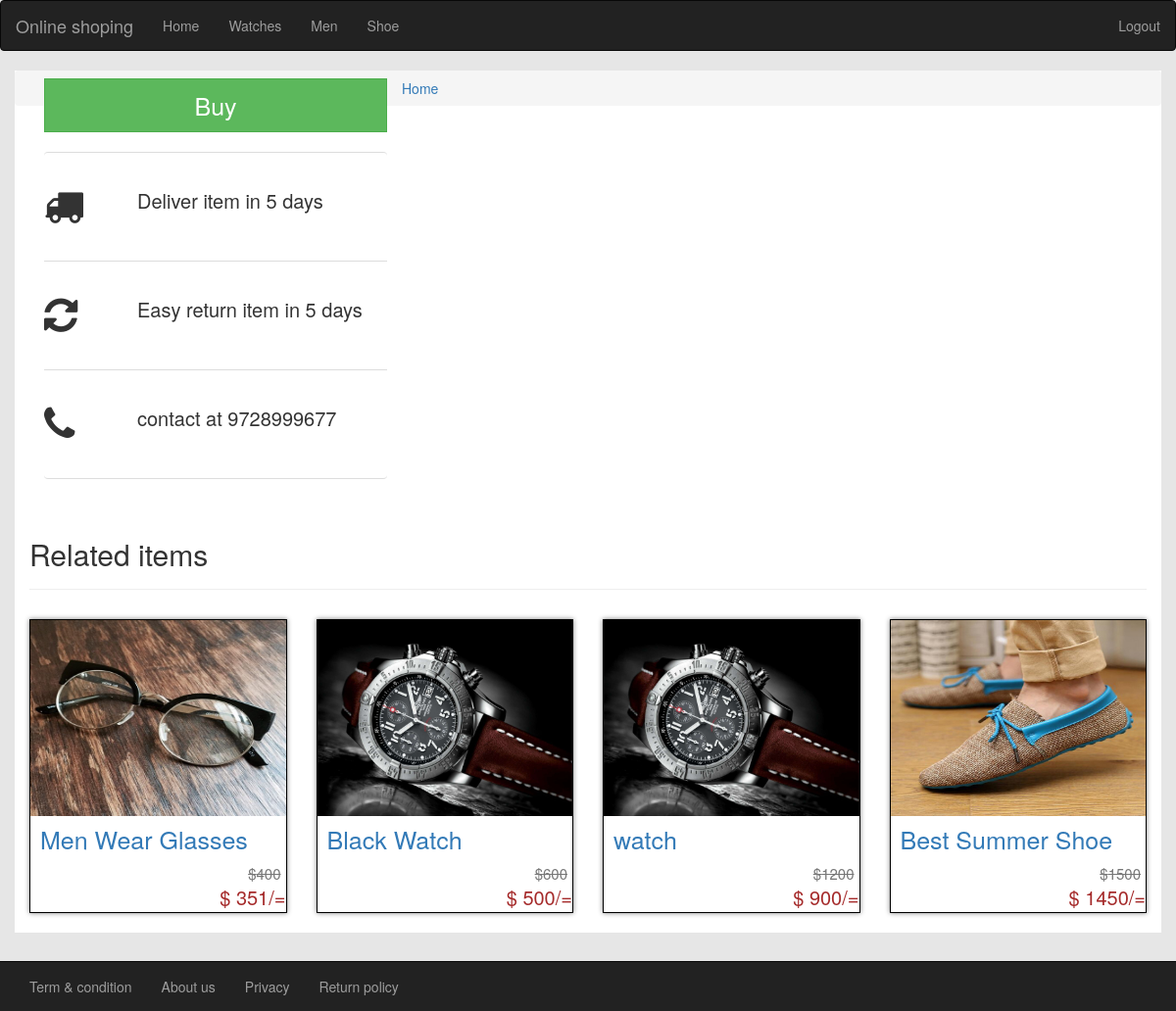
Page /item1.php on the committed database.
### tables this page shows
CREATE TABLE `items_cat` (
  `cat_id` int(11) NOT NULL,
  `cat_name` text NOT NULL,
  `cat_slug` text NOT NULL
);

CREATE TABLE `items` (
  `item_id` int(11) NOT NULL,
  `item_image` text NOT NULL,
  `item_title` text NOT NULL,
  `item_description` text NOT NULL,
  `item_cat` text NOT NULL,
  `item_qty` int(11) NOT NULL,
  `item_cost` int(11) NOT NULL,
  `item_price` int(11) NOT NULL,
  `item_discount` int(11) NOT NULL,
  `item_delivery` int(11) NOT NULL
);

### item1.php (the view, shortened to what this page needs)
<?php include "includes/db.php"; ?>
<html>
<head>
	<link rel="stylesheet" href="css/bootstrap.css">
	<link rel="stylesheet" href="css/sheet.css">
    <link rel="stylesheet" href="css/font-awesome.css">
</head>
<body >
	<?php include 'includes/header1.php'?>
	<div class="container">
	<div class="row">
	<ol class="breadcrumb">
		<li><a href= "project1.php">Home</a></li>
	<aside class="col-md-4">
<a href="buy1.php?chk_item_id=<?php echo $item_id ; ?>" class="btn btn-success btn-lg btn-block">Buy</a>
<br>
<ul class="list-group">
<li class="list-group-item">
<div class="row">
<div class="col-md-3"><i class="fa fa-truck fa-2x"></i></div>
<div class="col-md-9">Deliver item in 5 days</div>
</div>
</li>
<li class="list-group-item">
<div class="row">
<div class="col-md-3"><i class="fa fa-refresh fa-2x"></i></div>
<div class="col-md-9">Easy return item in 5 days</div>
</div>
</li>
<li class="list-group-item">
<div class="row">
<div class="col-md-3"><i class="fa fa-phone fa-2x"></i></div>
<div class="col-md-9">contact at 9728999677</div>
</div>
</li>
</ul>
</aside>
</div>
<div class="page-header">
<h2>Related items</h2>
</div>
<section class="row">
<?php
$rel_sql="SELECT * FROM items ORDER BY rand() LIMIT 4";
$rel_run=mysqli_query($conn,$rel_sql);
while($rel_rows = mysqli_fetch_assoc($rel_run))
{
	$item_title=str_replace(' ','-',$rel_rows['item_title']);
	$discounted_price=$rel_rows['item_price']-$rel_rows['item_discount'];
	echo "
	    <div class='col-md-3'>
          <div class='col-md-12 single-item nopadding'>
            <div class='top '><img src='$rel_rows[item_image]' class='img-responsive' alt=''></div>
            <div class='bottom'>
         <h3 class='item-title'><a href='item1.php?item_id=$rel_rows[item_id]&item_title=$item_title'>$rel_rows[item_title]</a></h3>
         <div class='pull-right cutted-price text-muted'><del>$$rel_rows[item_price]</del></div>
         <div class='clearfix'></div>
         <div class='pull-right discount-price'>$ $discounted_price/=</div>
		 </div>
        </div>
    </div>
	";
}
?>
</section>
	</div>
	 <br>
	 <br>
	 <br>
	 <br>
	<?php include 'includes/footer1.php'?>
</body>
</html>

### includes/header1.php
	<nav class="navbar navbar-inverse">
<div class="container-fluid">
<div class="navbar-header">
<a href="" class="navbar-brand">Online shoping</a>
</div>
<ul class="nav navbar-nav" >
<li><a href="project1.php">Home</a></li>
<?php
$cat_sql="SELECT * FROM items_cat";
$cat_run=mysqli_query($conn,$cat_sql);
while($cat_rows=mysqli_fetch_assoc($cat_run)){
	$cat_name=ucwords($cat_rows['cat_name']);
	if($cat_rows['cat_slug']=='')
	{
		$cat_slug=$cat_rows['cat_name'];
	}else
	{
		$cat_slug=$cat_rows['cat_slug'];
	}
	echo "
	<li><a href='category.php?category=$cat_slug'>$cat_name</a></li>
	";
}
?>
</ul>
<ul class="nav navbar-nav navbar-right">
<li><a href="#">Logout</a></li>
</ul>
</div>
</nav>

### includes/footer1.php
<nav class="navbar navbar-inverse navbar-fixed-bottom " style="margin-top:20px;">
<div class="container-fluid">
<ul class="nav navbar-nav">
<li> <a href="#">Term & condition</a></li>
<li> <a href="#">About us</a></li>
<li> <a href="#">Privacy</a></li>
<li> <a href="#">Return policy</a></li>
</ul>
</div>
</nav>

### css/sheet.css (style rules this page uses)
.nopadding { padding:0; }
body { background:#e6e6e6; }
.container { background:white; }
.single-item { margin-top: 10px; margin-bottom:20px; height:300px; border:solid 1px black; box-shadow:0 0 5px gray; }
.top { background:maroon; height:200px; }
.top img { width:100%; height:200px; }
.bottom { height:100px; }
.item-title { color:brown; font-size:25px; margin:0; padding:10px; }
.cutted-price { font-size:15px; margin-right:5px; }
.discount-price { font-size:20px; color:brown; }
.list-group .list-group-item { font-size:20px; border-left:0; border-right:0; padding:35px 0 35px 0; }
.btn { border-radius:0; }

### item1.php (style rules this page uses)
.btn { font-size:25px; border-radius:0; font-style:arial; }

### rows in the picture
items_cat: cat_name "Watches"
items_cat: cat_name "Men"
items_cat: cat_name "Shoe"
items: item_image (picture), item_title "Men Wear Glasses", item_price "400", discounted_price "351"
items: item_image (picture), item_title "Black Watch", item_price "600", discounted_price "500"
items: item_image (picture), item_title "watch", item_price "1200", discounted_price "900"
items: item_image (picture), item_title "Best Summer Shoe", item_price "1500", discounted_price "1450"
